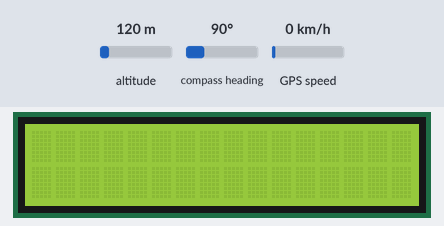
Bench run of a sketch on a simulated Arduino Uno, built with avr-gcc and run on an emulated ATmega328P. Shown: 16×2 character LCD. The inputs (shaded band) are chosen by the test bench; at power-on: altitude 120 m, compass heading 90°, GPS speed 0 km/h. The GPS gets a fix after 3 s at 37.7749, -122.4194 with 8 satellites; what the sketch prints to the serial monitor is not drawn.

Above: at 1.3 s.
1.4 s: altitude set to 20 m
At 3.8 s:
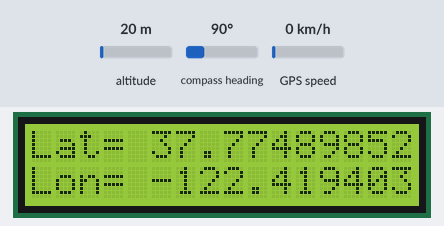
At 10.5 s:
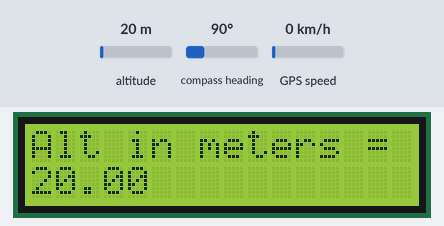
Timing chart, 0 to 12.0 s (numbered marks = the images above; inputs shaded):
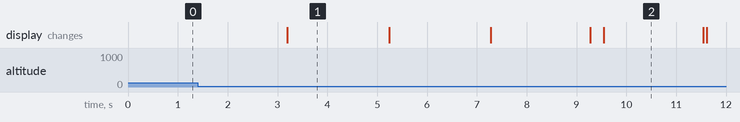

The sketch:

gps_lcd.ino
```cpp
#include <TinyGPS++.h>
#include <SoftwareSerial.h>
#include <Wire.h>
#include <LiquidCrystal_I2C.h>

LiquidCrystal_I2C lcd(0x3F,16,2);

static const int RXPin = 4, TXPin = 3;
static const uint32_t GPSBaud = 9600;

// The TinyGPS++ object
TinyGPSPlus gps;

// The serial connection to the GPS device
SoftwareSerial ss(RXPin, TXPin);

void setup(){
  Serial.begin(9600);
  lcd.init();
  lcd.backlight();
  lcd.home();
  lcd.begin(16, 2);
  ss.begin(GPSBaud);
}

void loop(){
  // This sketch displays information every time a new sentence is correctly encoded.
  while (ss.available() > 0){
    gps.encode(ss.read());
    if (gps.location.isUpdated()){
      // Latitude in degrees (double)
      Serial.print("Latitude= ");
      Serial.println(gps.location.lat(), 8);
      lcd.setCursor(0,0);
      lcd.print("Lat= ");
      lcd.print(gps.location.lat(), 8);
      // Longitude in degrees (double)
      Serial.print("Longitude= ");
      Serial.println(gps.location.lng(), 8);
      lcd.setCursor(0,1);
      lcd.print("Lon= ");
      lcd.print(gps.location.lng(), 8);
      delay(2000);
      lcd.clear();


      // Raw latitude in whole degrees
      Serial.print("Raw latitude = ");
      Serial.print(gps.location.rawLat().negative ? "-" : "+");
      Serial.println(gps.location.rawLat().deg);
      // ... and billionths (u16/u32)
      Serial.println(gps.location.rawLat().billionths);

      // Raw longitude in whole degrees
      Serial.print("Raw longitude = ");
      Serial.print(gps.location.rawLng().negative ? "-" : "+");
      Serial.println(gps.location.rawLng().deg);
      // ... and billionths (u16/u32)
      Serial.println(gps.location.rawLng().billionths);

      // Raw date in DDMMYY format (u32)
      Serial.print("Raw date DDMMYY = ");
      Serial.println(gps.date.value());
      lcd.setCursor(0,0);
      lcd.print("date DDMMYY = ");
      lcd.setCursor(0,1);
      lcd.print(gps.date.value());
      delay(2000);
      lcd.clear();

      // Year (2000+) (u16)
      Serial.print("Year = ");
      Serial.println(gps.date.year());
      // Month (1-12) (u8)
      Serial.print("Month = ");
      Serial.println(gps.date.month());
      // Day (1-31) (u8)
      Serial.print("Day = ");
      Serial.println(gps.date.day());

      // Raw time in HHMMSSCC format (u32)
      Serial.print("Raw time in HHMMSSCC = ");
      Serial.println(gps.time.value());
      lcd.setCursor(0,0);
      lcd.print("time in HHMMSSCC = ");
      lcd.setCursor(0,1);
      lcd.print(gps.time.value());
      delay(2000);
      lcd.clear();

      // Hour (0-23) (u8)
      Serial.print("Hour = ");
      Serial.println(gps.time.hour());
      // Minute (0-59) (u8)
      Serial.print("Minute = ");
      Serial.println(gps.time.minute());
      // Second (0-59) (u8)
      Serial.print("Second = ");
      Serial.println(gps.time.second());
      // 100ths of a second (0-99) (u8)
      Serial.print("Centisecond = ");
      Serial.println(gps.time.centisecond());

      // Raw speed in 100ths of a knot (i32)
      Serial.print("Raw speed in 100ths/knot = ");
      Serial.println(gps.speed.value());
      // Speed in knots (double)
      Serial.print("Speed in knots/h = ");
      Serial.println(gps.speed.knots());
      // Speed in miles per hour (double)
      Serial.print("Speed in miles/h = ");
      Serial.println(gps.speed.mph());
      // Speed in meters per second (double)
      Serial.print("Speed in m/s = ");
      Serial.println(gps.speed.mps());
      // Speed in kilometers per hour (double)
      Serial.print("Speed in km/h = ");
      Serial.println(gps.speed.kmph());

      // Raw course in 100ths of a degree (i32)
      Serial.print("Raw course in degrees = ");
      Serial.println(gps.course.value());
      // Course in degrees (double)
      Serial.print("Course in degrees = ");
      Serial.println(gps.course.deg());

      // Raw altitude in centimeters (i32)
      Serial.print("Raw altitude in centimeters = ");
      Serial.println(gps.altitude.value());
      // Altitude in meters (double)
      Serial.print("Altitude in meters = ");
      Serial.println(gps.altitude.meters());
      lcd.setCursor(0,0);
      lcd.print("Alt in meters = ");
      lcd.setCursor(0,1);
      lcd.print(gps.altitude.meters());
      delay(2000);
      lcd.clear();


      // Altitude in miles (double)
      Serial.print("Altitude in miles = ");
      Serial.println(gps.altitude.miles());
      // Altitude in kilometers (double)
      Serial.print("Altitude in kilometers = ");
      Serial.println(gps.altitude.kilometers());
      // Altitude in feet (double)
      Serial.print("Altitude in feet = ");
      Serial.println(gps.altitude.feet());

      // Number of satellites in use (u32)
      Serial.print("Number os satellites in use = ");
      Serial.println(gps.satellites.value());
      lcd.setCursor(0,0);
      lcd.print("Num. SAT = ");
      lcd.print(gps.satellites.value());
      delay(2000);
      lcd.clear();

      // Horizontal Dim. of Precision (100ths-i32)
      Serial.print("HDOP = ");
      Serial.println(gps.hdop.value());
    }
  }
}
```

Measured:
- what the display in image 1 shows lasts 2.0 s, from 3.2 s to 5.2 s
